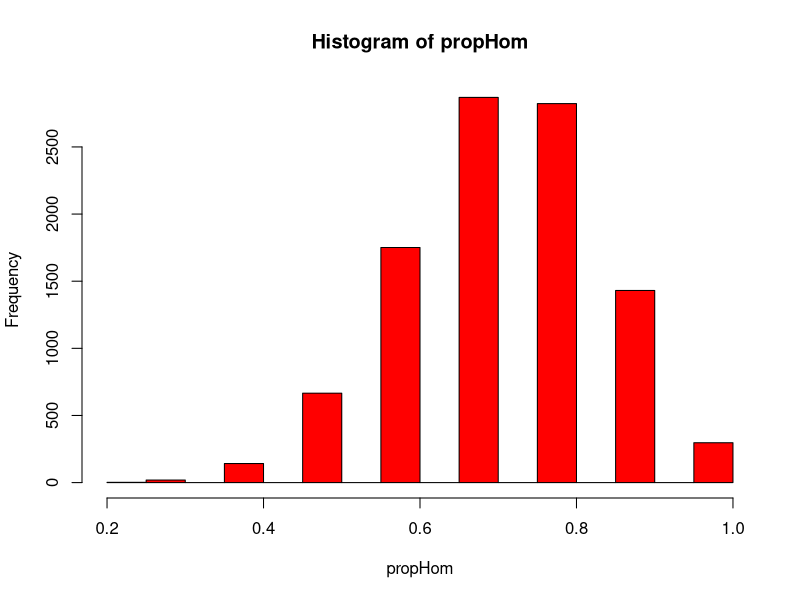
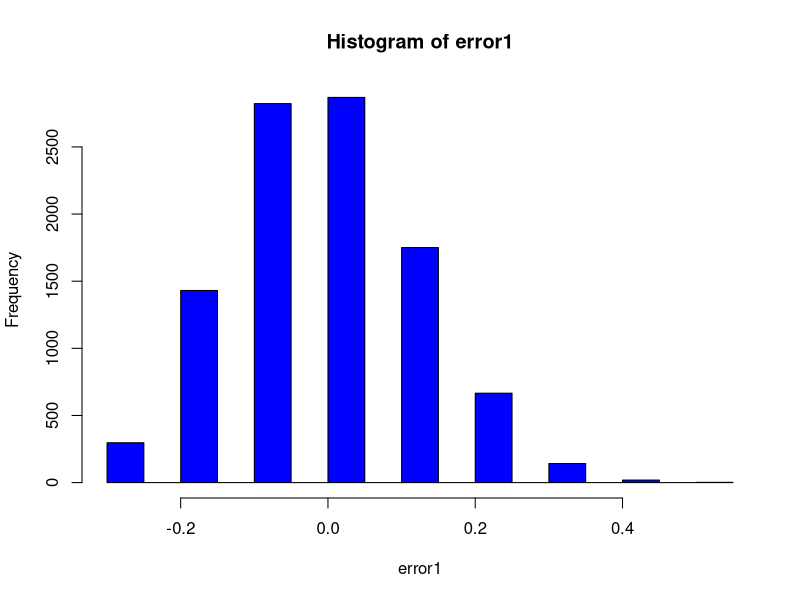

R code for these plots, in order:
################################################################################
# Simulación y ejemplo de cálculo mediante simulación de un tamaño
# de muestras para estimar una proporción
################################################################################

# Número de hombres y mujeres de un grupo en particular
numhombres <- 43
nummujeres <- 16

# Tamaño de muestra de la población
tammuestra <- 10
# Número de simulaciones para estimar el tamaño de muestra apropiado
nsim <- 10000

# Generar la población total
total <- c(rep("Hombre",numhombres),rep("Mujer",nummujeres))
#total

# Tabla de frecuencia "real" a partir de la población
table(total)
# Proporción "real" a partir de la población
table(total)/sum(table(total))

# Estraer sólo la proporción de hombres
propHomR <- (table(total)/sum(table(total)))[1]
propHomR

# Generar una muestra aleatoria sin reemplazamiento
muestra <- sample(total,tammuestra)
muestra

# Tabla de frecuencia de la muestra
table(muestra)
# Proporción de la muestra
table(muestra)/sum(table(muestra))

# "Error" entre la proporción "real" y la de la "muestra"
# o diferencia entre la proporción "real" y la muestra
# Proporción real
pR <- table(total)/sum(table(total))
# Proporción de la muestra
pM <- table(muestra)/sum(table(muestra))
# Diferencia de las proporciones en valor absoluto
pR-pM
# Diferencia de las proporciones en valor absoluto
abs(pR-pM)

# Estimación de la distribución del la proporción utilizando
# un tamaño de muestra específico de acuerdo a la variable
# "tammuestra2" y replicado el número de simulaciones
simula1 <- data.frame(replicate(nsim,sample(total,tammuestra)))
# Cálculo de la proporción de hombres para cada muestra generada
propHom <- sapply(simula1,function(x) (table(x)/sum(table(x)))[1])

# Histograma de la proporciones de hombres de acuerdo a la muestra.
hist(propHom, col = "red")
# Resumen estadístico de la proporción simulada.
summary(propHom)
# Estimación del intervalo de confianza al 95%
quantile(propHom,c(0.025,0.975))

# Distribución del error
# Cálculo de la diferencia entre el valor "verdadero" y
# el valor obtenido de las muestras.
error1 <- propHomR-propHom
# Histograma de las diferencias, desviaciones o errores.
hist(error1,col="blue")
# Cálculo del intervalo de confianza al 95% de los errores.
quantile(error1,c(0.025,0.975))
